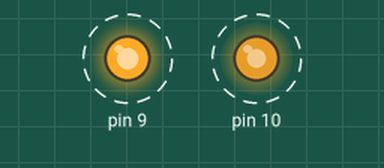
This sketch was run on a simulated Arduino Uno, built with avr-gcc and run on an emulated ATmega328P. Parts: output pins drawn as LEDs (lit = HIGH). Dashed ring = blinking.

Above: at 0.05 s.
Timing chart, 0 to 3.0 s (numbered marks = the images above):
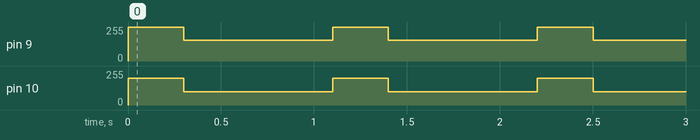

Measured:
- by itself, pin 9: alternates 255/255 for 0.30 s and 155/255 for 0.80 s
- by itself, pin 10: alternates 201/255 for 0.30 s and 101/255 for 0.80 s

The sketch:

RGB_light.ino
```cpp
void setup()
{
  pinMode(10, OUTPUT);
  pinMode(9, OUTPUT);
}

void loop()
{
  for(int i=0;i<=10;i=i+5)
  {
    analogWrite(9,255);
    analogWrite(10,201);
    delay(300);
    analogWrite(9,155);
    analogWrite(10,101);
    delay(800);
  }
}
```
